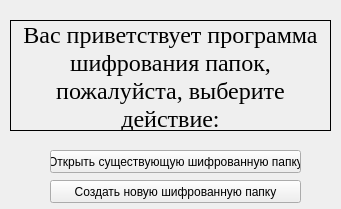
<?xml version="1.0" encoding="UTF-8"?>
<ui version="4.0">
 <class>EntryWindow</class>
 <widget class="QMainWindow" name="EntryWindow">
  <property name="geometry">
   <rect>
    <x>0</x>
    <y>0</y>
    <width>341</width>
    <height>209</height>
   </rect>
  </property>
  <property name="windowTitle">
   <string>Shifr View</string>
  </property>
  <widget class="QWidget" name="centralwidget">
   <widget class="QPushButton" name="btn_exist">
    <property name="geometry">
     <rect>
      <x>50</x>
      <y>150</y>
      <width>251</width>
      <height>23</height>
     </rect>
    </property>
    <property name="text">
     <string>Открыть существующую шифрованную папку</string>
    </property>
   </widget>
   <widget class="QPushButton" name="btn_new">
    <property name="geometry">
     <rect>
      <x>50</x>
      <y>180</y>
      <width>251</width>
      <height>23</height>
     </rect>
    </property>
    <property name="text">
     <string>Создать новую шифрованную папку</string>
    </property>
   </widget>
   <widget class="QLabel" name="label">
    <property name="geometry">
     <rect>
      <x>10</x>
      <y>20</y>
      <width>321</width>
      <height>111</height>
     </rect>
    </property>
    <property name="font">
     <font>
      <family>Times New Roman</family>
      <pointsize>18</pointsize>
     </font>
    </property>
    <property name="frameShape">
     <enum>QFrame::Box</enum>
    </property>
    <property name="text">
     <string>Вас приветствует программа шифрования папок, пожалуйста, выберите действие:</string>
    </property>
    <property name="textFormat">
     <enum>Qt::RichText</enum>
    </property>
    <property name="alignment">
     <set>Qt::AlignCenter</set>
    </property>
    <property name="wordWrap">
     <bool>true</bool>
    </property>
   </widget>
  </widget>
 </widget>
 <resources/>
 <connections/>
</ui>
